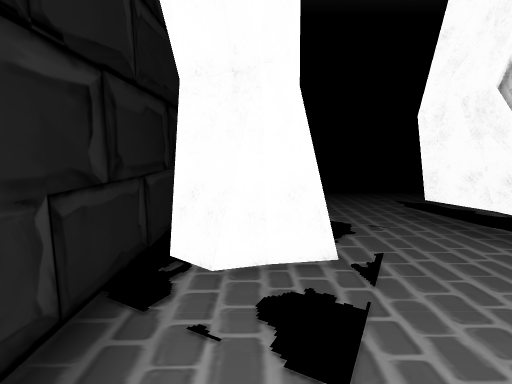
view 1 (above)

13 first-person views from a walk through a 3-D level made in the Godot game engine. The camera is 1.3 m above the floor, tilts 8° down and sees 85° across. The floor is counted in squares, 0.5 m on a side. Each view is taken from the middle of a square. On the plan, view 1 faces up. The plan holds only what a view shows up to about 19 squares ahead; the rest is blank. The place goes on beyond the plan. Some surface patterns are stand-ins.

view 2
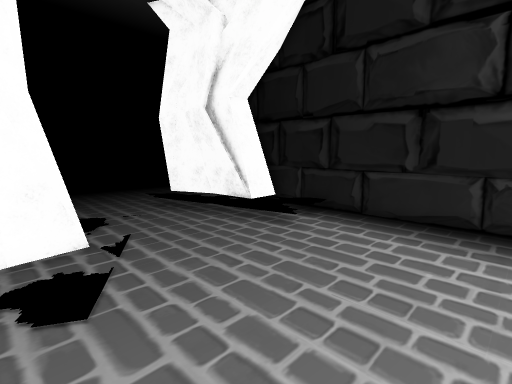

view 3
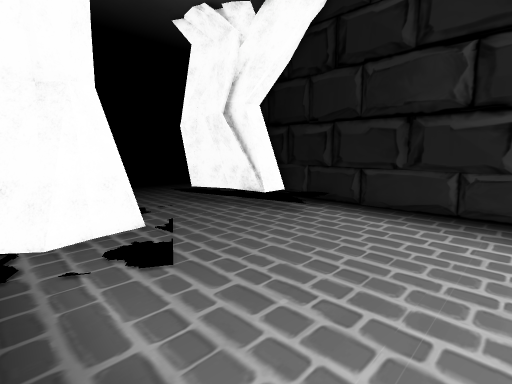

view 4
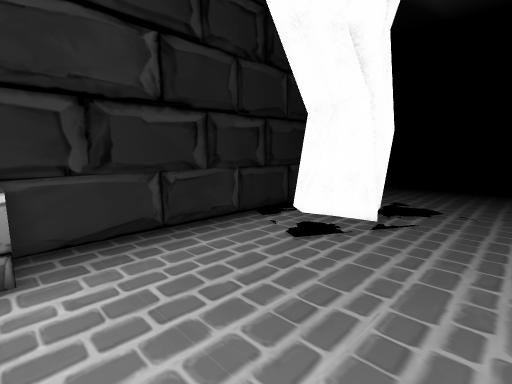

view 5
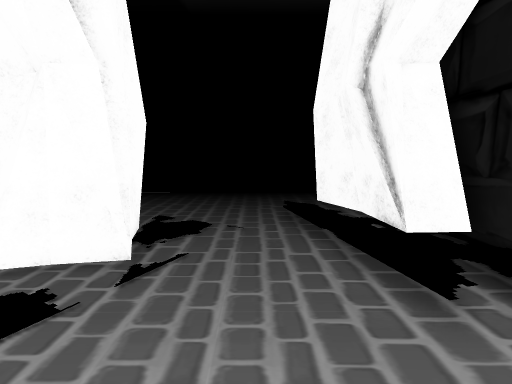

view 6
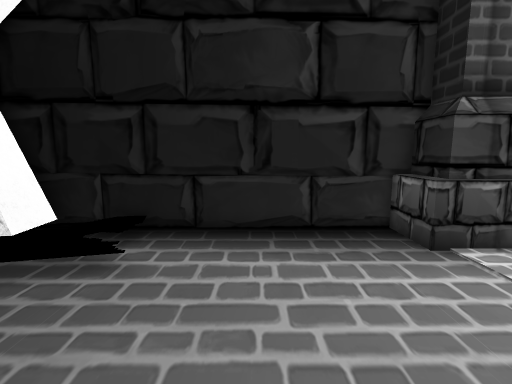

view 7
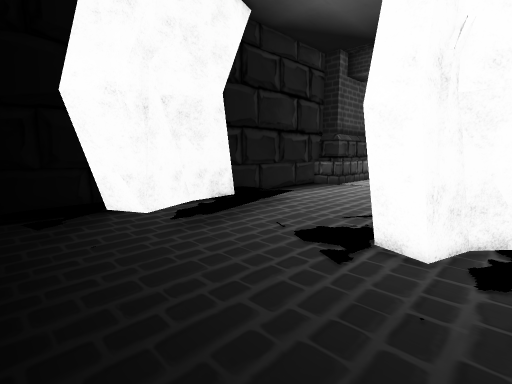

view 8
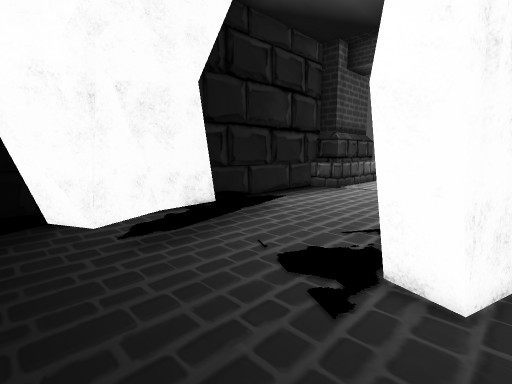

view 9
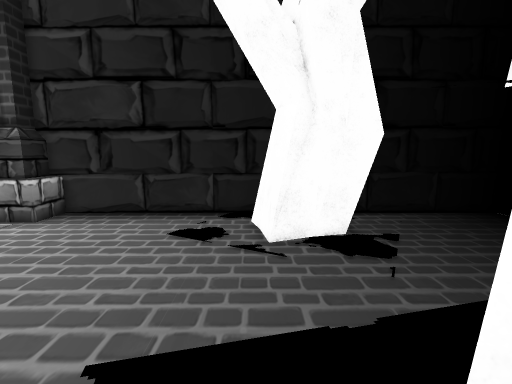

view 10
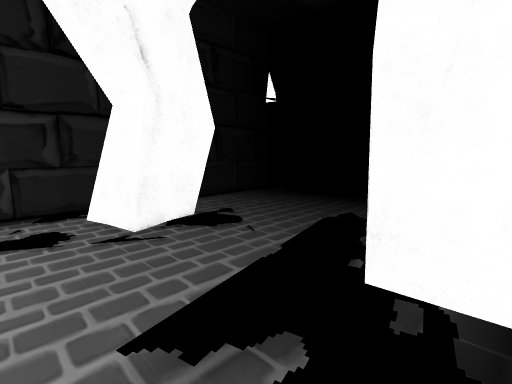

view 11
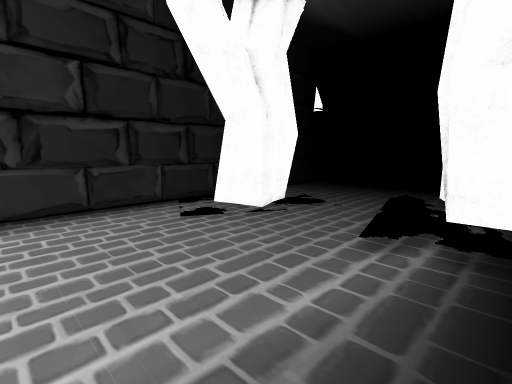

view 12
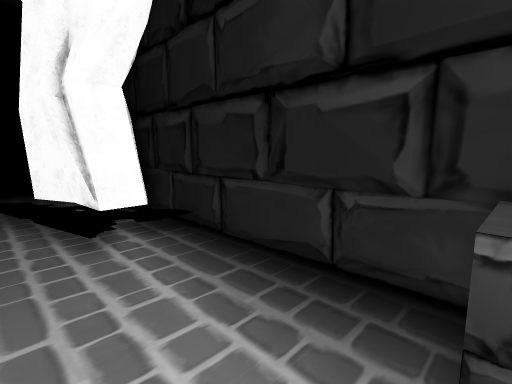

view 13
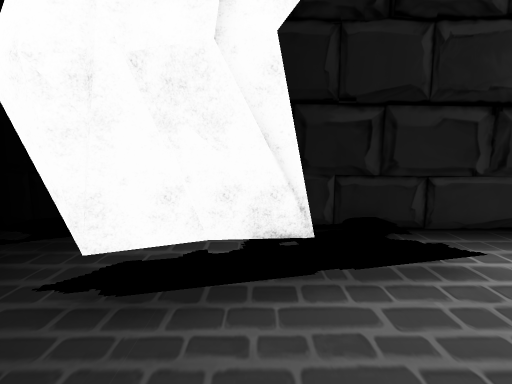

### Floor plan
Key: @ floor where view 1 was taken; # wall or solid block; . main floor; : floor 0.25 m higher than the main floor; / step, stairs or slope; = window, fence, low wall or low ledge; ^ raised ledge; T tree.
Columns run from 3 left of view 1 to 12 right of it. Each row starts with its distance up from view 1.
 18        #  #####
 17  .   ...       #
 16  .........///  #
 15  ......./::T:: #
 14  ........::TT::#
 13 #........::##  #
 12 #......../:T#
 11 #......../::T
 10 #..TT.....:TTTT
  9 #.TTT.....:TTTTT
  8 #TTTT...../:TTT#
  7 #TTTTT..../::::#
  6 #.TTT......::::#
  5 #..........::::#
  4 #..........//..#
  3 #..............#
  2 #..............#
  1 #..............#
  0 #..@...........#
 -1 #..............#
 -2 #..............#
 -3 #..............#
 -4 ^^=...   ...=^^#
 -5   #         ##
 -6             =^

Where each view was taken, in squares from view 1:
view 1: 0 up, 0 right, facing up
view 2: 2 down, 0 right, facing up-right
view 3: 3 down, 2 left, facing up-right
view 4: 4 down, 6 right, facing up-left
view 5: 0 up, 5 right, facing up
view 6: 1 up, 2 right, facing right
view 7: 17 up, 2 left, facing down-right
view 8: 15 up, 1 left, facing down-right
view 9: 6 up, 11 right, facing left
view 10: 3 up, 11 right, facing up-left
view 11: 3 down, 11 right, facing up-left
view 12: 4 down, 6 right, facing up-right
view 13: 9 up, 2 right, facing right
